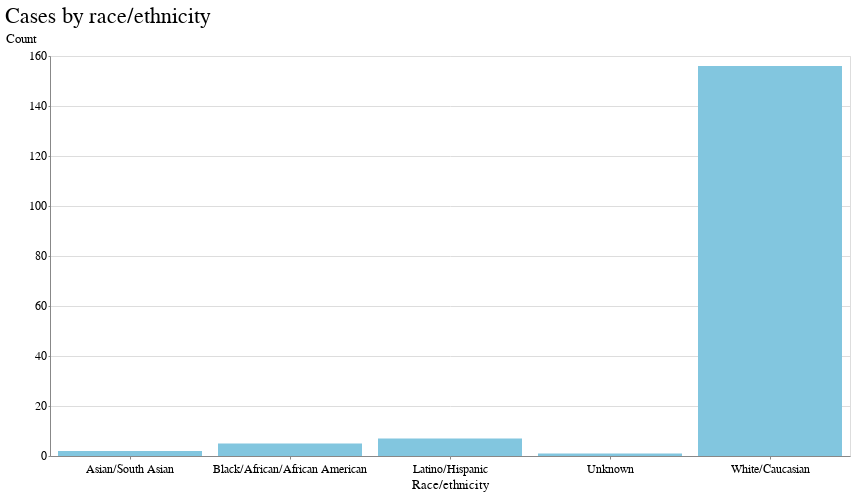

Here is the notebook cell this chart was saved with:
### Code cell
alt.Chart(cases_race).mark_bar().encode(
    x=alt.X("racial_ethnic_group:N", title="Race/ethnicity"),
    y=alt.Y("count:Q", title="Count"),
).properties(width=800, height=400, title="Cases by race/ethnicity")

### Figure 1 — Vega-Lite specification as saved in the notebook (floating-point values rounded to 4 significant figures)
{"config": {"view": {"width": 800, "height": 450}, "background": "#ffffff", "title": {"anchor": "start", "font": "Benton Gothic Bold, sans", "fontColor": "#000000", "fontSize": 22, "fontWeight": "normal"}, "arc": {"fill": "#82c6df"}, "area": {"fill": "#82c6df"}, "line": {"stroke": "#82c6df", "strokeWidth": 3}, "path": {"stroke": "#82c6df"}, "rect": {"fill": "#82c6df"}, "shape": {"stroke": "#82c6df"}, "bar": {"fill": "#82c6df"}, "point": {"stroke": "#82c6df"}, "symbol": {"fill": "#82c6df", "size": 30}, "axis": {"titleFont": "Benton Gothic Bold, sans", "titleFontSize": 13, "titleFontWeight": "normal", "labelFont": "Benton Gothic, sans", "labelFontSize": 11.5, "labelFontWeight": "normal"}, "axisX": {"labelAngle": 0, "labelPadding": 4, "tickSize": 3}, "axisY": {"labelBaseline": "middle", "maxExtent": 45, "minExtent": 45, "tickSize": 2, "titleAlign": "left", "titleAngle": 0, "titleX": -45, "titleY": -11}, "legend": {"titleFont": "Benton Gothic Bold, sans", "titleFontSize": 13, "titleFontWeight": "normal", "symbolType": "square", "labelFont": "Benton Gothic, sans", "labelFontSize": 11.5}, "range": {"category": ["#3580b1", "#ec8431", "#ab7fb4", "#c89d29", "#adc839", "#829eb1"], "diverging": ["#e68a4f", "#f4bb6a", "#f9e39c", "#dadfe2", "#a6b7c6", "#849eae"], "heatmap": ["#fbf2c7", "#f9e39c", "#f8d36e", "#f4bb6a", "#e68a4f", "#d15a40", "#ab4232"], "ordinal": ["#fbf2c7", "#f9e39c", "#f8d36e", "#f4bb6a", "#e68a4f", "#d15a40", "#ab4232"], "ramp": ["#fbf2c7", "#f9e39c", "#f8d36e", "#f4bb6a", "#e68a4f", "#d15a40", "#ab4232"]}}, "data": {"name": "data-ea937b4d61fb03afec3605784b64a382"}, "mark": "bar", "encoding": {"x": {"type": "nominal", "field": "racial_ethnic_group", "title": "Race/ethnicity"}, "y": {"type": "quantitative", "field": "count", "title": "Count"}}, "height": 400, "title": "Cases by race/ethnicity", "width": 800, "$schema": "https://vega.github.io/schema/vega-lite/v4.8.1.json", "datasets": {"data-ea937b4d61fb03afec3605784b64a382": [{"racial_ethnic_group": "Asian/South Asian", "count": 2}, {"racial_ethnic_group": "Black/African/African American", "count": 5}, {"racial_ethnic_group": "Latino/Hispanic", "count": 7}, {"racial_ethnic_group": "Unknown", "count": 1}, {"racial_ethnic_group": "White/Caucasian", "count": 156}]}}
